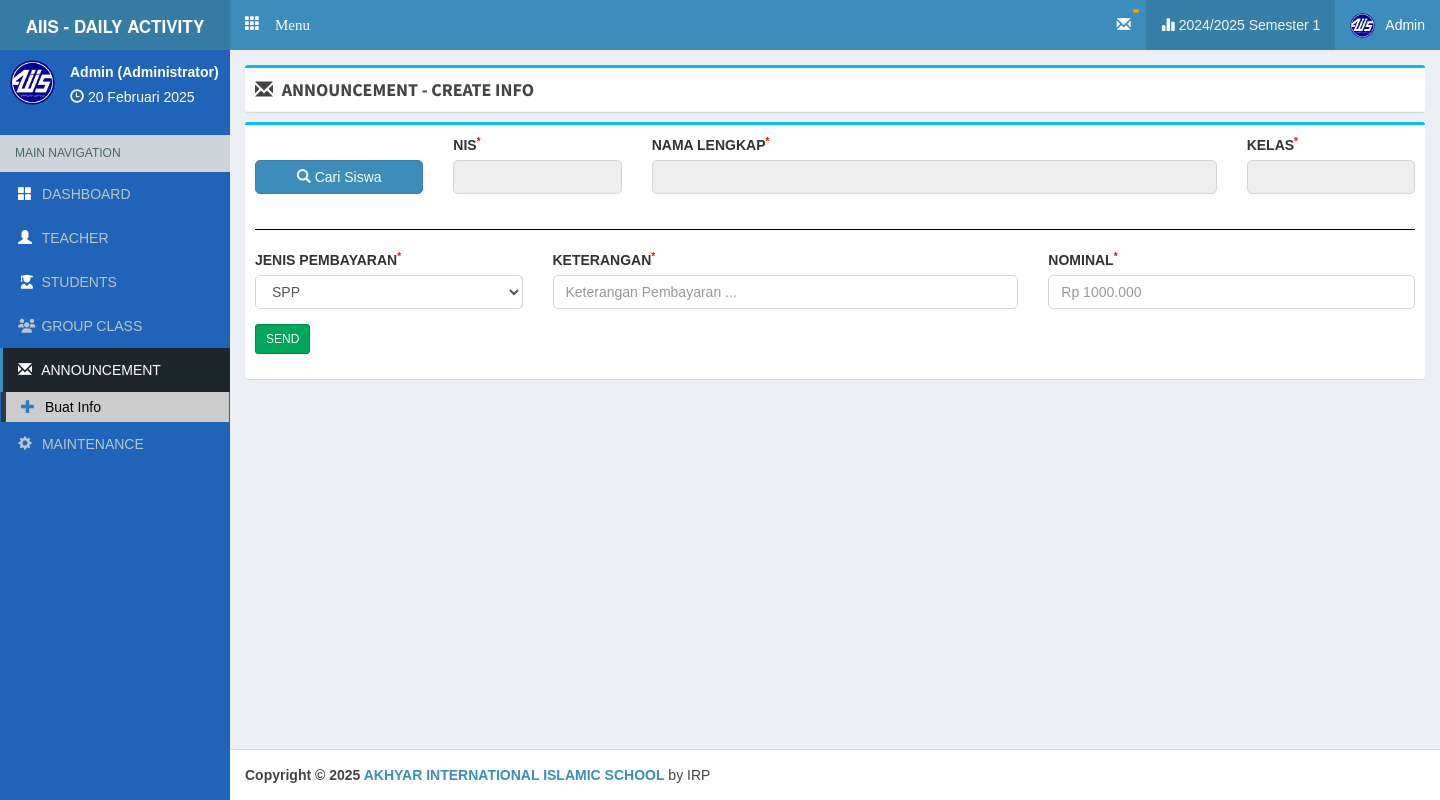
The page /admin/createinfo (signed in) on the database its author committed.
### tables this page shows
CREATE TABLE `tahun_ajaran` (
  `id_tahun_ajaran` int(11) NOT NULL,
  `c_role` varchar(50) DEFAULT NULL,
  `tahun` varchar(50) DEFAULT NULL,
  `semester` varchar(50) DEFAULT NULL,
  `status` varchar(50) DEFAULT NULL
);

CREATE TABLE `aplikasi` (
  `id` int(2) NOT NULL,
  `alamat` varchar(30) NOT NULL,
  `kepsek` varchar(30) NOT NULL,
  `nipkepsek` varchar(30) NOT NULL,
  `namasek` varchar(60) NOT NULL
);

### php/config.php (called while the page is built, shortened)
<?php
$dbhost ='localhost';
$dbuser ='root';
$dbpass ='';
$dbname ='daily_activity_upt1';
$con=mysqli_connect($dbhost,$dbuser,$dbpass,$dbname);
$base='http://localhost/daily_act_upt1/';
$basead='http://localhost/daily_act_upt1/admin/';
$aplikasi=mysqli_fetch_array(mysqli_query($con,"SELECT * FROM aplikasi limit 1"));
?>

### php/function.php (called while the page is built, shortened)
<?php
function tgl($date){
  $array_bulan = array(1=>'Januari','Februari','Maret', 'April', 'Mei', 'Juni','Juli','Agustus','September','Oktober', 'November','Desember');
  $date = strtotime($date);
  $tanggal = date ('j', $date);
  $bulan = $array_bulan[date('n',$date)];
  $tahun = date('Y',$date);
  $result = $tanggal ." ". $bulan ." ". $tahun;
  return($result);
}
?>

### admin/view/announcement/index.php (the view, shortened to what this page needs)
<?php
    $dataJenisPembayaran = ["SPP", "REGISTRASI", "PANGKAL", "LAINNYA"];
?>
<div class="box box-info">
    <form action="<?= $basead; ?>createinfo" method="post">
      <div class="box-body">
        <div class="row">
            <div class="col-sm-2">
                <div class="form-group">
                    <label style="color: white;">NIS</label>
                    <a onclick="openModalSiswa()" class="form-control btn btn-primary"> <i class="glyphicon glyphicon-search"></i> Cari Siswa </a>
                </div>
            </div>
            <div class="col-sm-2">
                <div class="form-group">
                  <label>NIS<sup style="color: red; font-size: 10px;">*</sup></label>
                  <input type="text" readonly required id="dataNis" name="nis_siswa" class="form-control">
                </div>
            </div>
            <div class="col-sm-6">
                <div class="form-group">
                    <label>NAMA LENGKAP<sup style="color: red; font-size: 10px;">*</sup></label>
                    <input type="text" readonly required id="dataNama" name="nama_siswa" class="form-control">
                </div>
            </div>
            <div class="col-sm-2">
                <div class="form-group">
                    <label> KELAS<sup style="color: red; font-size: 10px;">*</sup></label>
                    <input type="text" class="form-control" id="dataKelas" name="jenjang_pendidikan" readonly>
                </div>
            </div>
        </div>
        <hr class="new1">
        <div class="row">
            <div class="col-sm-3">
                <div class="form-group">
                  <label>JENIS PEMBAYARAN<sup style="color: red; font-size: 10px;">*</sup></label>
                    <select class="form-control" name="jns_pmb">
                        <?php foreach ($dataJenisPembayaran as $data): ?>
                            <?php if ($data == "REGISTRASI"): ?>
                                <option value="<?= $data; ?>"> REGISTRASI / DAFTAR ULANG </option>
                            <?php else: ?>
                                <option value="<?= $data; ?>"> <?= $data; ?> </option>
                            <?php endif ?>
                        <?php endforeach ?>
                    </select>
                </div>
            </div>
            <div class="col-sm-5">
                <div class="form-group">
                    <label>KETERANGAN<sup style="color: red; font-size: 10px;">*</sup></label>
                    <input type="text" name="keterangan" placeholder="Keterangan Pembayaran ..." class="form-control">
                </div>
            </div>
            <div class="col-sm-4">
                <div class="form-group">
                    <label>NOMINAL<sup style="color: red; font-size: 10px;">*</sup></label>
                    <input type="text" name="nominal" id="nominal" placeholder="Rp 1000.000" class="form-control">
                </div>
            </div>
        </div>
        <div class="row">
            <div class="col-sm-5">
                <div class="form-group">
                    <button type="submit" name="kirim_ann" class="btn btn-success btn-sm"> SEND </button>
                </div>
            </div>
        </div>
      </div>
    </form>
</div>

### admin/main.php (shortened to what this page needs)
<?php
  require '../php/config.php';
  require '../php/function.php';
  $currTahun    = "";
  $currSemester = "";
  $check = mysqli_num_rows(mysqli_query($con, "SELECT * FROM tahun_ajaran WHERE status = 'aktif' AND c_role = '$_SESSION[key_admin]' "));
  if ($check != 0) {
    $currTahun = mysqli_query($con, "SELECT tahun FROM tahun_ajaran WHERE status = 'aktif' AND c_role = '$_SESSION[key_admin]' ");
    $currTahun = mysqli_fetch_assoc($currTahun)['tahun'];
    $currSemester = mysqli_query($con, "SELECT semester FROM tahun_ajaran WHERE status = 'aktif' AND c_role = '$_SESSION[key_admin]' ");
    $currSemester = mysqli_fetch_assoc($currSemester)['semester'];
  } else {
    $currTahun    = "";
    $currSemester = "";
  }
  $na = mysqli_fetch_array(mysqli_query($con,"SELECT * FROM admin where c_admin = '$_SESSION[key_admin]' "));
?>
<!DOCTYPE html>
<html>
<head>
  <link href="<?php echo $base; ?>theme/js/summernote.min.css" rel="stylesheet"/>
  <link rel="stylesheet" href="<?php echo $base; ?>theme/plugins/datatables/dataTables.bootstrap.css">
  <link rel="stylesheet" href="<?php echo $base; ?>theme/plugins/iCheck/square/blue.css">
  <link rel="stylesheet" href="<?= $base; ?>theme/bower_components/bootstrap/dist/css/bootstrap.min.css">
  <link rel="stylesheet" href="<?= $base; ?>theme/bower_components/font-awesome/css/font-awesome.min.css">
  <link rel="stylesheet" href="https://cdnjs.cloudflare.com/ajax/libs/font-awesome/6.5.1/css/all.min.css" />
  <link rel="stylesheet" href="<?= $base; ?>theme/dist/css/AdminLTE.min.css">
  <link rel="stylesheet" href="<?= $base; ?>theme/dist/css/skins/_all-skins.min.css">
  <link rel="stylesheet" href="<?php echo $base; ?>theme/plugins/pace/pace.min.css">
  <link href="https://cdn.jsdelivr.net/npm/select2@4.1.0-rc.0/dist/css/select2.min.css" rel="stylesheet" />
  <link href="<?php echo $base; ?>theme/datetime/css/bootstrap-datetimepicker.min.css" rel="stylesheet">
  <link rel="stylesheet" href="<?php echo $base; ?>theme/plugins/select2/select2.min.css">
  <link rel="stylesheet" href="<?php echo $base; ?>theme/dist/css/AdminLTE.min.css">
  <link rel="stylesheet" href="<?php echo $base; ?>theme/dist/css/skins/_all-skins.min.css">
  <link rel="stylesheet" href="<?php echo $base; ?>theme/dist/css/overridecss.css">
</head>
<body class="skin-blue hold-transition fixed"
oncontextmenu="return false">
<div class="wrapper">
  <header class="main-header">
    <a href="#" class="logo">
      <span class="logo-lg"> <b style="font-size: 17px;"> AIIS - DAILY ACTIVITY </b> </span>
    </a>
    <nav class="navbar navbar-static-top" role="navigation">
     <a href="#" class="glyphicon glyphicon-th" data-toggle="offcanvas" role="button" style="color: #fff;margin-top: 15px;margin-left: 15px;font-size: 15px;"> Menu
      </a>
      <div class="navbar-custom-menu">
        <ul class="nav navbar-nav">
          <li class="dropdown notifications-menu">
            <a href="#" class="dropdown-toggle" id="untukNotifNoApprKepsek" data-toggle="dropdown">
              <i class="glyphicon glyphicon-envelope"></i>
              <span class="label label-warning" id="notifInfoList">  </span>
            </a>
          </li>
          <li class="active">
            <a><i class="glyphicon glyphicon-stats"></i> <?= $currTahun; ?> Semester <?= $currSemester; ?></a>
          </li>
          <li class="dropdown user user-menu" id="bgnNama">
            <a href="#" class="dropdown-toggle" data-toggle="dropdown">
              <img src="<?php echo $base; ?>imgstatis/logo2.png" class="user-image" alt="User Image">
                <span class="hidden-xs"><?php echo ucfirst($_SESSION['name_user']) ?></span>
              </a>
          </li>
        </ul>
      </div>
    </nav>
  </header>
  <aside class="main-sidebar">
    <section class="sidebar cobasidebar">
      <div class="user-panel">
        <div class="pull-left image">
            <img src="<?php echo $base; ?>imgstatis/logo2.png" class="img-circle" alt="User Image">
        </div>
        <div class="pull-left info">
          <p><?= ucfirst($na['username']); ?> (<?= $na['nama']; ?>) </p>
          <i class="glyphicon glyphicon-time"></i> <?php echo tgl(date('d-m-Y')); ?>
        </div>
      </div>
      <ul class="sidebar-menu">
        <li class="header">MAIN NAVIGATION</li>
        <li>
          <a href="<?= $basead; ?>" id="dashboard"><i style="color: white;" class="glyphicon glyphicon-th-large text-primary"></i> <span id=""> DASHBOARD </span> </a>
        </li>
        <li>
          <a href="<?= $basead; ?>teacher" id="addguru"><i style="color: white;" class="glyphicon glyphicon-user"></i> <span id="addtc"> TEACHER </span> </a>
        </li>
        <li>
          <a href="<?= $basead; ?>students" id="students"><i style="color: white;" class="fa-classic fa-solid fa-user-graduate fa-fw"></i> <span id="addst" style="margin-left: 2px;"> STUDENTS </span> </a>
        </li>
        <li>
          <a href="#" id="list_student">
            <i class="fa-solid fa-users"></i> <span style="margin-left: 2px;"> GROUP CLASS </span>
          </a>
        </li>
        <li>
          <a href="#" id="list_announcement">
            <i class="glyphicon glyphicon-envelope"></i> <span> ANNOUNCEMENT </span>
          </a>
          <ul class="treeview-menu">
            <li>
              <a href="<?= $basead; ?>createinfo" id="createinfo"><i class="glyphicon glyphicon-plus text-primary"></i> <span id="isiList4"> Buat Info </span> </a>
            </li>
          </ul>
        </li>
        <li>
          <a href="#" id="list_maintenance">
            <i class="glyphicon glyphicon-cog"></i> <span id="titleList2"> MAINTENANCE </span>
          </a>
        </li>
      </ul>
    </section>
  </aside>
  <div class="content-wrapper">
    <?php if (!empty($_GET['on'])): ?>
      <?php if ($_GET['on'] != 'createdaily'): ?>
        <section class="content-header" id="content_head">
          <div class="box box-info" style="margin-bottom: -5px;">
            <div class="box-header with-border">
              <h3 class="box-title" id="boxTitle"> <i class="fa" id="addIcon"></i> <span id="isiMenu"> </span> </h3>
            </div>
          </div>
        </section>
      <?php endif ?>
    <?php endif ?>
    <section class="content" id="isi_konten">
<?php
  if(empty($_GET['on'])){require 'view/dashboard/index.php';}
  else{
    $act=($_GET['on']);
    if($act=='kelas'){
      require 'view/a-kelas.php';
    }
    else if ($act == 'checkpembayarandaninputdata') {
      require 'view/spp/check_pembayaran/check_pembayaran_dan_inputdata.php';
    }
    elseif ($act == 'editdata') {
      require 'view/spp/edit_data/editdata.php';
    }
    elseif($act == 'upload') {
      require 'view/spp/upload/uploadfile.php';
    }
    elseif($act == 'addteacher') {
      require 'view/a-guru.php';
    }
    elseif($act == 'teacher') {
      require 'view/list_teacher.php';
    }
    elseif($act == 'students') {
      require 'view/students/all_student.php';
    }
    elseif($act == 'importsiswa') {
      require 'view/students/importsiswa.php';
    }
    elseif($act == 'addstudent') {
      require 'view/students/a-student.php';
    }
    elseif($act == 'listgroupclass') {
      require 'view/students/listgroupclass.php';
    }
    elseif($act == 'groupclass') {
      require 'view/students/anggota.php';
    }
    elseif($act == 'creategroupstudents') {
      require 'view/students/index.php';
    }
    elseif($act == 'addtogroupclass') {
      require 'view/students/addtogroup.php';
    }
    elseif($act == 'createinfo') {
      require 'view/announcement/index.php';
    }
    elseif ($act == 'tahunajaran') {
      require 'view/maintenance/tahun_ajaran/index.php';
    }
    else{
      require 'view/404.php';
    }
  }
?>
    </section>
  </div>
</div>
  <footer class="main-footer">
    <strong>Copyright &copy; <?php echo date('Y'); ?> <a href="#"><?php echo $aplikasi['namasek']; ?></a></strong> by IRP
</body>
</html>

### admin/main.php (style rules this page uses)
body { font-family:arial; }
hr.new1 { border-top: 1px solid black; }
#addIcon { top: 4px; }

### admin/view/announcement/index.php (style rules this page uses)
.ikon-tambah { top: 2px !important; margin-right: 5px; }
.new1 { border-top: 1px solid black; }

### rows shown on the page
tahun_ajaran: tahun "2024/2025", semester "1"
aplikasi: namasek "AKHYAR INTERNATIONAL ISLAMIC SCHOOL"

### other values the page prints
$_SESSION['name_user'] "Admin"
$na['username'] "Admin"
$na['nama'] "Administrator"
form field jns_pmb "SPP"
